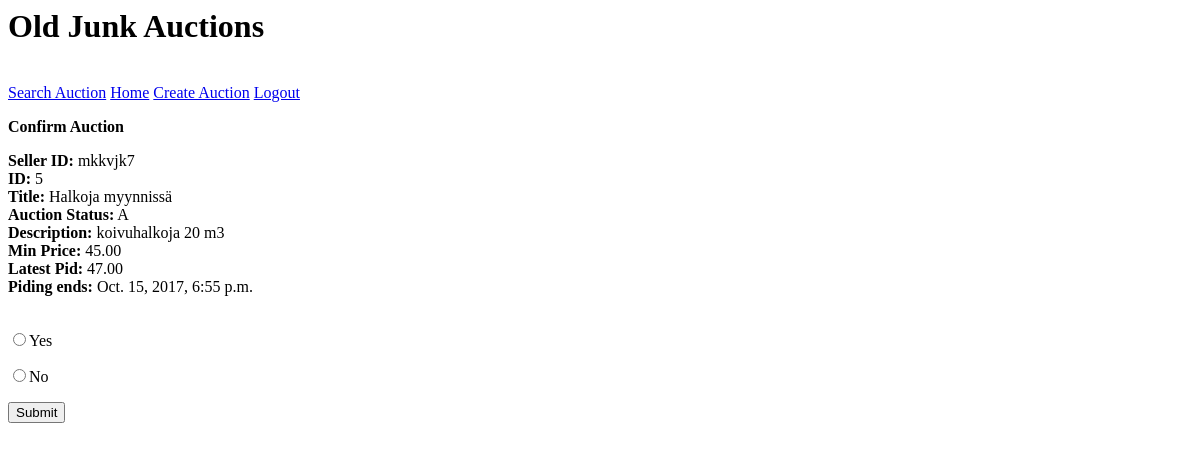
The page /banview/5 (signed in) on the database as committed earlier.
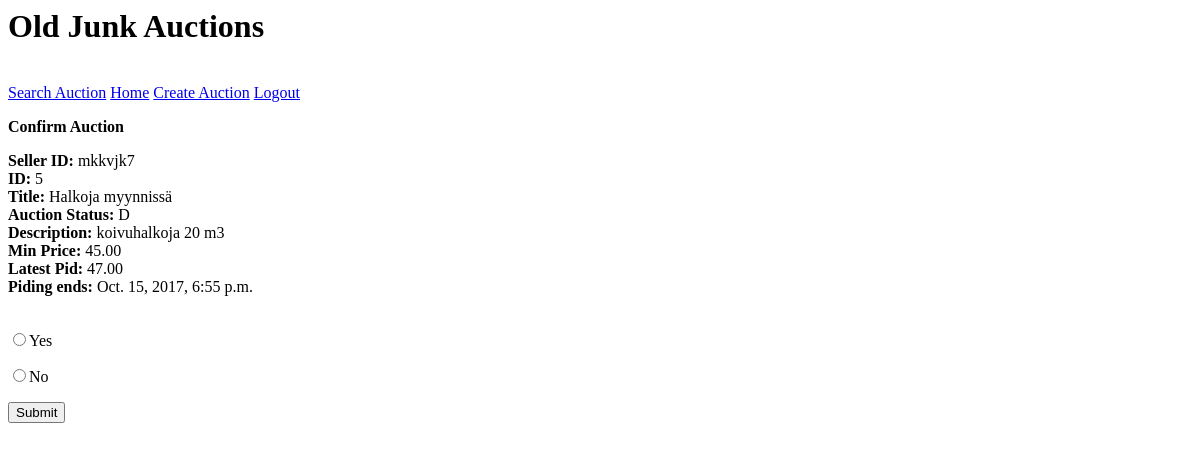
The same page on the database as committed later.
### YAAS_App/models.py (models this page shows, shortened)
class Auction(models.Model):
    ACTIVE = 'A'
    BANNED = 'B'
    DUE ='D'
    ADJUDICATED ='E'
    AUCTION_STATUS = (
        (ACTIVE, 'Active'),
        (BANNED, 'Banned'),
        (DUE, 'Due'),
        (ADJUDICATED, 'Adjudicated')
    )
    seller=models.ForeignKey(User)
    title=models.CharField(max_length=100)
    auction_status=models.CharField(max_length=1,default='A')
    description=models.TextField()
    start_price=models.DecimalField(max_digits=6,decimal_places=2)
    latest_pid=models.DecimalField(max_digits=6,decimal_places=2)
    endtime=models.DateTimeField()

### YAAS_App/views.py (the view)
# urls.py: url(r'^banview/(\d+)$', banview),
@login_required
def banview(request,offset):
    if not request.user.is_authenticated() or not request.user.is_staff:
        messages.add_message(request, messages.ERROR, "You must login before you are allowed to ban")
        return HttpResponseRedirect('/login/?next=%s')
    else:
        auction=get_object_or_404(Auction,id=offset)
        print(auction.title)
        form=ConfirmBan()
        return render(request,'confirmban.html',{'auction':auction})

### templates/confirmban.html (shortened to what this page needs)
{%  extends "base2.html" %}
{% block content %}
<p><b>Confirm Auction</b></p>
    <form action="/banauction/{{ auction.id }}" method="post">
        <label> <b>Seller ID:</b> {{ auction.seller }}</label><br>
        <label> <b>ID:</b> {{ auction.id }}</label><br>
        <label> <b>Title:</b> {{ auction.title }}</label><br>
        <label> <b>Auction Status:</b> {{ auction.auction_status }}</label><br>
        <label> <b>Description:</b> {{ auction.description }}</label><br>
        <label> <b>Min Price:</b> {{ auction.start_price }}</label><br>
        <label> <b>Latest Pid:</b> {{ auction.latest_pid }}</label><br>
        <label> <b>Piding ends:</b> {{ auction.endtime }}</label><br>
        <br>
        <p><input type="radio" name="option" value="Yes">Yes</p>
        <p><input type="radio" name="option" value="No">No</p>
        <input type="submit" value="Submit">
    </form>
{% endblock %}

Rows that differ between the two databases and show on the page:
changed Auction "Halkoja myynnissä": auction_status "A" → "D"
